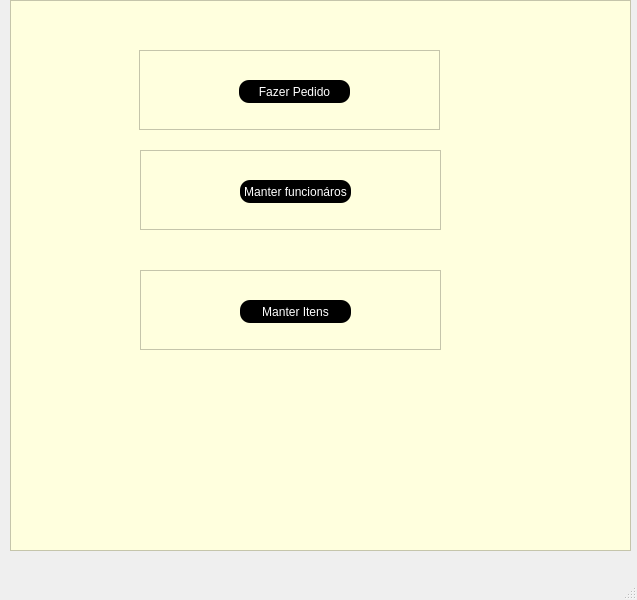
<?xml version="1.0" encoding="UTF-8"?>
<ui version="4.0">
 <class>MainWindow</class>
 <widget class="QMainWindow" name="MainWindow">
  <property name="geometry">
   <rect>
    <x>0</x>
    <y>0</y>
    <width>637</width>
    <height>600</height>
   </rect>
  </property>
  <property name="windowTitle">
   <string>MainWindow</string>
  </property>
  <widget class="QWidget" name="centralwidget">
   <widget class="QFrame" name="frame">
    <property name="geometry">
     <rect>
      <x>10</x>
      <y>0</y>
      <width>621</width>
      <height>551</height>
     </rect>
    </property>
    <property name="sizePolicy">
     <sizepolicy hsizetype="Maximum" vsizetype="Maximum">
      <horstretch>0</horstretch>
      <verstretch>0</verstretch>
     </sizepolicy>
    </property>
    <property name="styleSheet">
     <string notr="true">background-color: rgb(255, 255, 222);</string>
    </property>
    <property name="frameShape">
     <enum>QFrame::StyledPanel</enum>
    </property>
    <property name="frameShadow">
     <enum>QFrame::Raised</enum>
    </property>
    <widget class="QFrame" name="frame_2">
     <property name="geometry">
      <rect>
       <x>129</x>
       <y>50</y>
       <width>301</width>
       <height>80</height>
      </rect>
     </property>
     <property name="frameShape">
      <enum>QFrame::StyledPanel</enum>
     </property>
     <property name="frameShadow">
      <enum>QFrame::Raised</enum>
     </property>
     <widget class="QPushButton" name="pushButton">
      <property name="geometry">
       <rect>
        <x>100</x>
        <y>30</y>
        <width>111</width>
        <height>23</height>
       </rect>
      </property>
      <property name="cursor">
       <cursorShape>PointingHandCursor</cursorShape>
      </property>
      <property name="styleSheet">
       <string notr="true">QPushButton{

	background-color: rgb(0,0,0);
	color: rgb(255,255,255);
	border-radius: 10px
}

QPushButton:hover{
	background-color: rgb(255,255,255);
	color: rgb(0,0,0)

}
	</string>
      </property>
      <property name="text">
       <string>Fazer Pedido</string>
      </property>
     </widget>
    </widget>
    <widget class="QFrame" name="frame_3">
     <property name="geometry">
      <rect>
       <x>130</x>
       <y>150</y>
       <width>301</width>
       <height>80</height>
      </rect>
     </property>
     <property name="frameShape">
      <enum>QFrame::StyledPanel</enum>
     </property>
     <property name="frameShadow">
      <enum>QFrame::Raised</enum>
     </property>
     <widget class="QPushButton" name="pushButton_2">
      <property name="geometry">
       <rect>
        <x>100</x>
        <y>30</y>
        <width>111</width>
        <height>23</height>
       </rect>
      </property>
      <property name="cursor">
       <cursorShape>PointingHandCursor</cursorShape>
      </property>
      <property name="styleSheet">
       <string notr="true">QPushButton{

	background-color: rgb(0,0,0);
	color: rgb(255,255,255);
	border-radius: 10px
}

QPushButton:hover{
	background-color: rgb(255,255,255);
	color: rgb(0,0,0)

}
	</string>
      </property>
      <property name="text">
       <string>Manter funcionáros</string>
      </property>
     </widget>
    </widget>
    <widget class="QFrame" name="frame_4">
     <property name="geometry">
      <rect>
       <x>130</x>
       <y>270</y>
       <width>301</width>
       <height>80</height>
      </rect>
     </property>
     <property name="frameShape">
      <enum>QFrame::StyledPanel</enum>
     </property>
     <property name="frameShadow">
      <enum>QFrame::Raised</enum>
     </property>
     <widget class="QPushButton" name="pushButton_3">
      <property name="geometry">
       <rect>
        <x>100</x>
        <y>30</y>
        <width>111</width>
        <height>23</height>
       </rect>
      </property>
      <property name="cursor">
       <cursorShape>PointingHandCursor</cursorShape>
      </property>
      <property name="styleSheet">
       <string notr="true">QPushButton{

	background-color: rgb(0,0,0);
	color: rgb(255,255,255);
	border-radius: 10px
}

QPushButton:hover{
	background-color: rgb(255,255,255);
	color: rgb(0,0,0)

}
	</string>
      </property>
      <property name="text">
       <string>Manter Itens</string>
      </property>
     </widget>
    </widget>
   </widget>
  </widget>
  <widget class="QMenuBar" name="menubar">
   <property name="geometry">
    <rect>
     <x>0</x>
     <y>0</y>
     <width>637</width>
     <height>21</height>
    </rect>
   </property>
  </widget>
  <widget class="QStatusBar" name="statusbar"/>
 </widget>
 <resources/>
 <connections/>
</ui>
